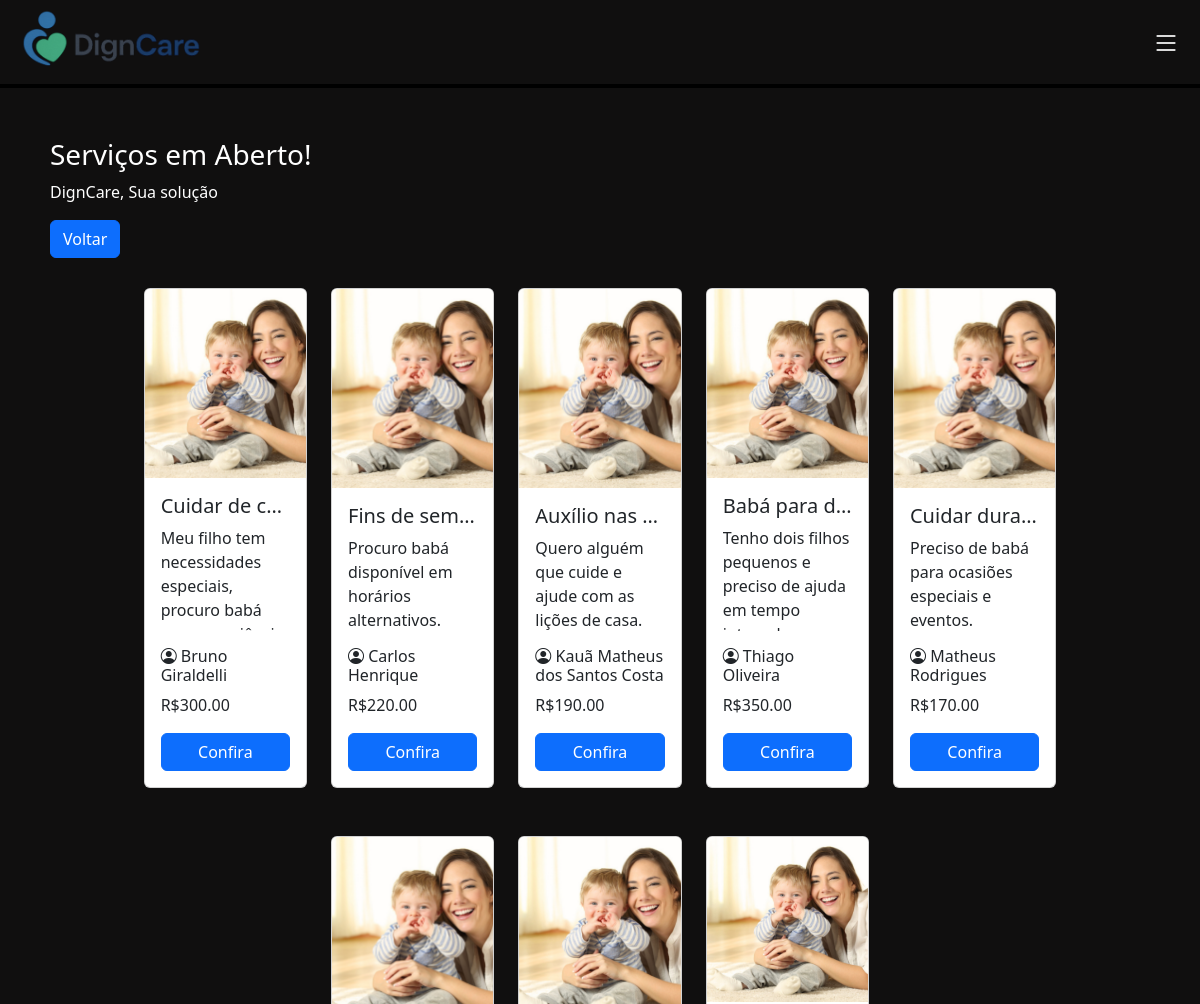
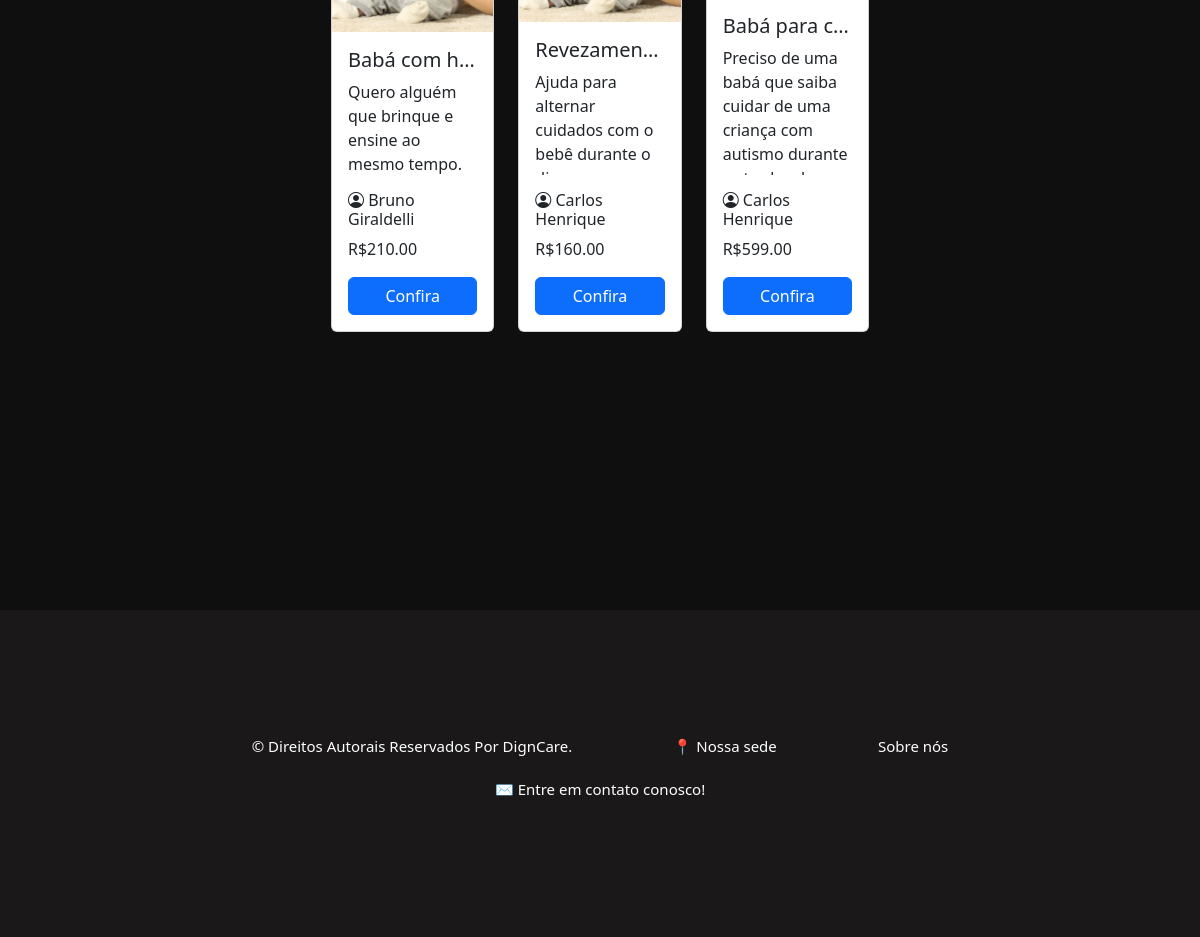
The app's page /html/servicos_abertos.php?filtro=2 (signed in) with its own data (2 pictures, top to bottom).
### tables this page shows
CREATE TABLE `servico` (
  `servico_id` int NOT NULL AUTO_INCREMENT,
  `user_id_contratante` int NOT NULL,
  `user_id_contratado` int DEFAULT NULL,
  `local_id` int DEFAULT NULL,
  `tipoServico_id` int NOT NULL,
  `servico_data_criado` date DEFAULT NULL,
  `servico_data_realizado` date DEFAULT NULL,
  `servico_titulo` varchar(45) NOT NULL,
  `servico_descricao` varchar(250) DEFAULT NULL,
  `servico_valor` decimal(10,2) NOT NULL,
  `servico_status` varchar(45) DEFAULT NULL,
  PRIMARY KEY (`servico_id`),
  KEY `user_id_contratante_idx` (`user_id_contratante`),
  KEY `user_id_contratado_idx` (`user_id_contratado`),
  KEY `local_id_idx` (`local_id`),
  KEY `tipoServico_id_idx` (`tipoServico_id`)
);

CREATE TABLE `usuario` (
  `usr_id` int NOT NULL AUTO_INCREMENT,
  `usr_nome` varchar(50) NOT NULL,
  `usr_cpf` varchar(45) NOT NULL,
  `usr_idade` int DEFAULT NULL,
  `usr_tipo` varchar(45) DEFAULT NULL,
  `usr_email` varchar(45) NOT NULL,
  `usr_senha` varchar(100) NOT NULL,
  `tipoServico_id` int DEFAULT NULL,
  `usr_descricao` varchar(250) DEFAULT NULL,
  `local_id` int DEFAULT NULL,
  PRIMARY KEY (`usr_id`),
  UNIQUE KEY `usr_cpf_UNIQUE` (`usr_cpf`),
  UNIQUE KEY `usr_email_UNIQUE` (`usr_email`),
  UNIQUE KEY `local_id_UNIQUE` (`local_id`),
  KEY `tipoServico_id_idx` (`tipoServico_id`),
  KEY `local_id_idx` (`local_id`),
  CONSTRAINT `local_id` FOREIGN KEY (`local_id`) REFERENCES `localizacao` (`local_id`),
  CONSTRAINT `tipoServico_id` FOREIGN KEY (`tipoServico_id`) REFERENCES `tiposervico` (`tipoServico_id`)
);

### html/servicos_abertos.php (the view, shortened to what this page needs)
<!DOCTYPE html>
<html lang="pt-br">
<head>
    <link rel="stylesheet" href="/CSS/serviços_abertos.css">
    <link href="https://cdn.jsdelivr.net/npm/bootstrap@5.3.6/dist/css/bootstrap.min.css" rel="stylesheet"
>
    <link rel="stylesheet" href="https://cdn.jsdelivr.net/npm/bootstrap-icons@1.10.5/font/bootstrap-icons.css">
</head>
<body class="fundo">
  <header>
    <nav class="navbar borda">
      <div class="nav justify-content-start">
        <a href="/html/home.php"><img class="mexe" src="/img/logo_horizontal.png" alt="logo" width="225"></a>
      </div>
      <div class="menu-icon" type="sidbar" data-bs-toggle="offcanvas" data-bs-target="#offcanvasRight" aria-controls="offcanvasRight"><i class="bi bi-list fs-3 iconscss"></i></div>
    </nav>
  </header>
    <section style="margin: 50px;">
    <div class="textcolor" style="margin-bottom: 30px;">
        <h3>Serviços em Aberto!</h3>
        <p>DignCare, Sua solução</p>
        <a href="/html/home_prestador.php" class="btn btn-primary">Voltar</a>
    </div>
    <?php
    require_once '../php/conecta_bd.php';
    $filtro = isset($_GET['filtro']) ? intval($_GET['filtro']) : 0;
    try {
        if ($filtro === 0) {
            echo '<p class="textcolor">Nenhum serviço encontrado para esse filtro.</p>';
        } else {
            $sql = "SELECT s.*, u.usr_nome
                    FROM servico s
                    JOIN usuario u ON s.user_id_contratante = u.usr_id
                    WHERE s.tipoServico_id = :filtro AND s.user_id_contratado IS NULL";
            $stmt = $pdo->prepare($sql);
            $stmt->execute(['filtro' => $filtro]);
            $servicos = $stmt->fetchAll(PDO::FETCH_ASSOC);
            if (count($servicos) > 0) {
                $imagens = [
                    1 => '../img/jardinagem.png',
                    2 => '../img/babá.png',
                    3 => '../img/Limpeza.png',
                    4 => '../img/cozinheiro.png',
                    5 => '../img/cuidadora.png',
                    6 => '../img/manutencao.png',
                    7 => '../img/pets.png',
                    8 => '../img/tutora.png'
                ];
                echo '<div class="row g-4 mb-5 justify-content-center">';
                $contador = 0;
                foreach ($servicos as $servico) {
                    $imagemServico = $imagens[$servico['tipoServico_id']] ?? 'default.jpg';
                    echo '
                        <div class="col-md-2">
                            <div class="card h-100" style="height: 100%; max-height: 500px; min-height: 500px; display: flex; flex-direction: column;">
                                <img id="imagemCategoria" src="' . $imagemServico . '" alt="Imagem da Categoria" class="card-img-top" style="height: 200px; object-fit: cover;">
                                <div class="card-body d-flex flex-column" style="overflow: hidden;">
                                    <h5 class="card-title text-truncate" title="' . htmlspecialchars($servico["servico_titulo"]) . '">
                                        ' . htmlspecialchars($servico["servico_titulo"]) . '
                                    </h5>
                                    <p class="card-text" style="flex: 1; overflow: hidden; text-overflow: ellipsis;">
                                        ' . htmlspecialchars($servico["servico_descricao"]) . '
                                    </p>
                                    <h6><i class="bi bi-person-circle"></i> ' . htmlspecialchars($servico["usr_nome"]) . '</h6>
                                    <p>R$' . htmlspecialchars($servico["servico_valor"]) . '</p>
                                    <a href="/php/aceitar_servico.php?servico_id=' . $servico["servico_id"] . '" class="btn btn-primary mt-auto">Confira</a>
                                </div>
                            </div>
                        </div>
                    ';
                    $contador++;
                    if ($contador % 5 === 0 && $contador < count($servicos)) {
                        echo '</div><div class="row g-4 mb-5 justify-content-center">';
                    }
                }
                echo '</div>';
            } else {
                echo '<p class="textcolor">Nenhum serviço encontrado para esse filtro.</p>';
            }
        }
    } catch (PDOException $e) {
        echo "Erro ao buscar serviços: " . $e->getMessage();
    }
    ?>
</section>
    <footer class="texto">
        <p class="mexe">&copy; Direitos Autorais Reservados Por DignCare.</p>
        <p ><a class="mexe" href="https://maps.app.goo.gl/9GVxGAeCZJMZK6yYA" target="_blank">📍 Nossa sede</a></p>
        <p ><a class="mexe" href="/html/sobre.php">Sobre nós</a></p>
        <p ><a class="mexe" href="mailto:digncare@gmail.com">✉ Entre em contato conosco!</a></p>
    </footer>
</body>
</html>

### CSS/serviços_abertos.css (style rules this page uses)
body { opacity: 0; transition: opacity 0.5s ease-in; }
body.loaded { opacity: 1; }
.fundo { background-color: rgba(16, 15, 15, 1) !important; }
.borda { border-bottom: 4px solid black; }
.textcolor { color: white !important; }
.mexe { transition: transform 0.3s ease; }
.iconscss { color:white; }
footer { margin-top: 15%; padding: 10%; background-color: rgb(26, 24, 24) ; text-align: center; }
footer > a, a:link, a:visited, a:active { text-decoration: none; color: white; }
.iconscss { font-size: 30px; color:white; margin-right: 20px; }
.texto { color: white !important; font-size: 20px !important; }

### CSS/corpo_padrao.css (style rules this page uses)
html, body { height: 100%; margin: 0; padding: 0; display: flex; flex-direction: column; }
body { opacity: 0; transition: opacity 0.5s ease-in; }
body.loaded { opacity: 1; }
.fundo { background-color: rgba(16, 15, 15, 1) !important; }
.borda { border-bottom: 4px solid black; }

### CSS/footer.css (style rules this page uses)
footer { margin-top: 10%; padding: 1%; background-color: rgb(26, 24, 24) ; text-align: center; }
footer>p { padding-inline: 5%; display: inline-flex; font-size: 15px !important; }
footer > a, a:link, a:visited, a:active { text-decoration: none; color: white; }
.texto { color: white !important; font-size: 20px !important; }

### records on screen
servico: servico_titulo "Cuidar de c…", servico_descricao "Meu filho tem necessidades especiais, procuro babá…", usuario.usr_nome "Bruno Giraldelli", servico_valor "300.00"
servico: servico_titulo "Fins de sem…", servico_descricao "Procuro babá disponível em horários alternativos.", usuario.usr_nome "Carlos Henrique", servico_valor "220.00"
servico: servico_titulo "Auxílio nas…", servico_descricao "Quero alguém que cuide e ajude com as lições de casa.", usuario.usr_nome "Kauã Matheus dos Santos Costa", servico_valor "190.00"
servico: servico_titulo "Babá para d…", servico_descricao "Tenho dois filhos pequenos e preciso de ajuda em tempo…", usuario.usr_nome "Thiago Oliveira", servico_valor "350.00"
servico: servico_titulo "Cuidar dura…", servico_descricao "Preciso de babá para ocasiões especiais e eventos.", usuario.usr_nome "Matheus Rodrigues", servico_valor "170.00"
servico: servico_titulo "Babá com h…", servico_descricao "Quero alguém que brinque e ensine ao mesmo tempo.", usuario.usr_nome "Bruno Giraldelli", servico_valor "210.00"
servico: servico_titulo "Revezamen…", servico_descricao "Ajuda para alternar cuidados com o bebê durante o…", usuario.usr_nome "Carlos Henrique", servico_valor "160.00"
servico: servico_titulo "Babá para c…", servico_descricao "Preciso de uma babá que saiba cuidar de uma criança com autismo durante…", usuario.usr_nome "Carlos Henrique", servico_valor "599.00"
